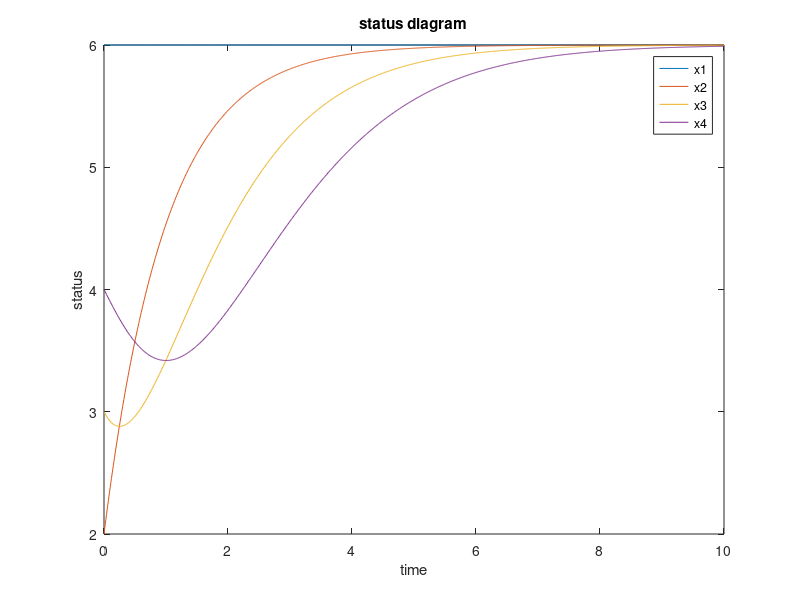
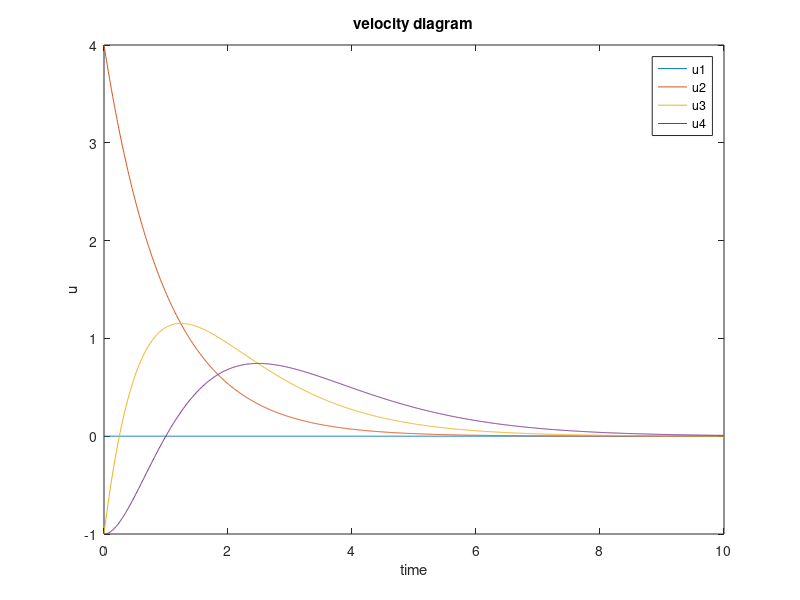

MATLAB code to generate these figures, in order:
%% 一阶模型连续一致性算法
clear;
close all;
clc;
X0=[6;2;3;4];%状态初始值
dt=0.01;T=10;%步长与仿真时间
t=0:dt:T;
n=length(t);
x=X0;
k=1;
A=[ 0 0 0 0 ;
    1 0 0 0 ;
    0 1 0 0 ;
    0 0 1 0 ;];%邻接矩阵
D=diag(sum(A,2));%利用Laplacian 行和为0构造D矩阵
L=D-A%利用算法求出Laplacian矩阵
for i=1:n
  u(:,i)=-k*L*x;
  X(:,i)=x;
  x=dt*u(:,i)+x;%此处相当于后向欧拉离散化了
end
%画出状态图与u随时间的图像
figure(1);
plot(t,X)
title('status diagram');
xlabel('time');
ylabel('status');
legend('x1','x2','x3','x4','x5','x6');
figure(2);
plot(t,u)
title('velocity diagram');
xlabel('time');
ylabel('u');
legend('u1','u2','u3','u4','u5','u6');